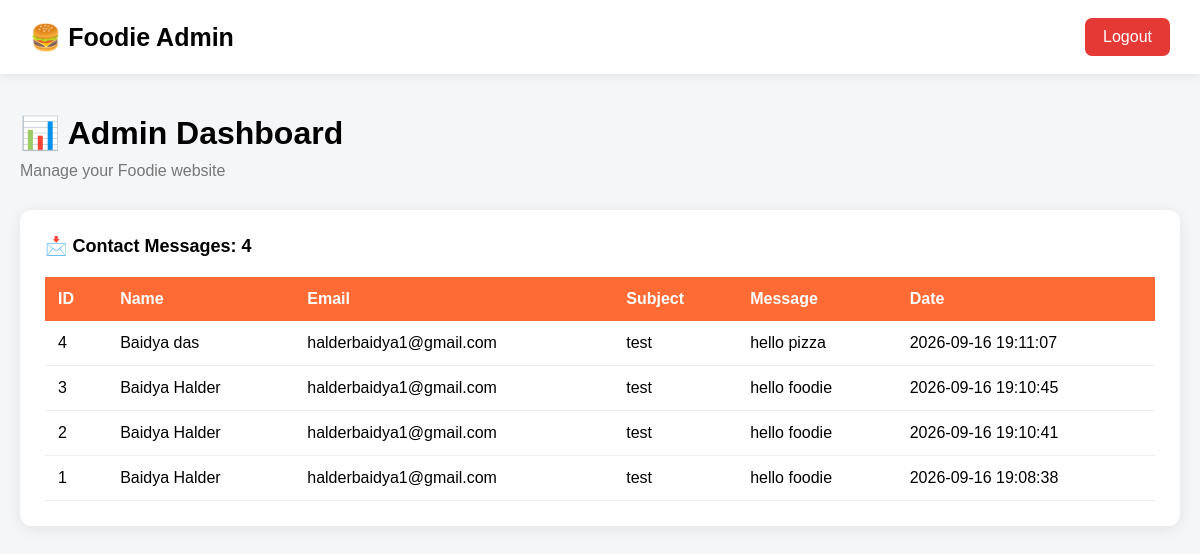
The app's page /admin/dashboard (signed in), older data.
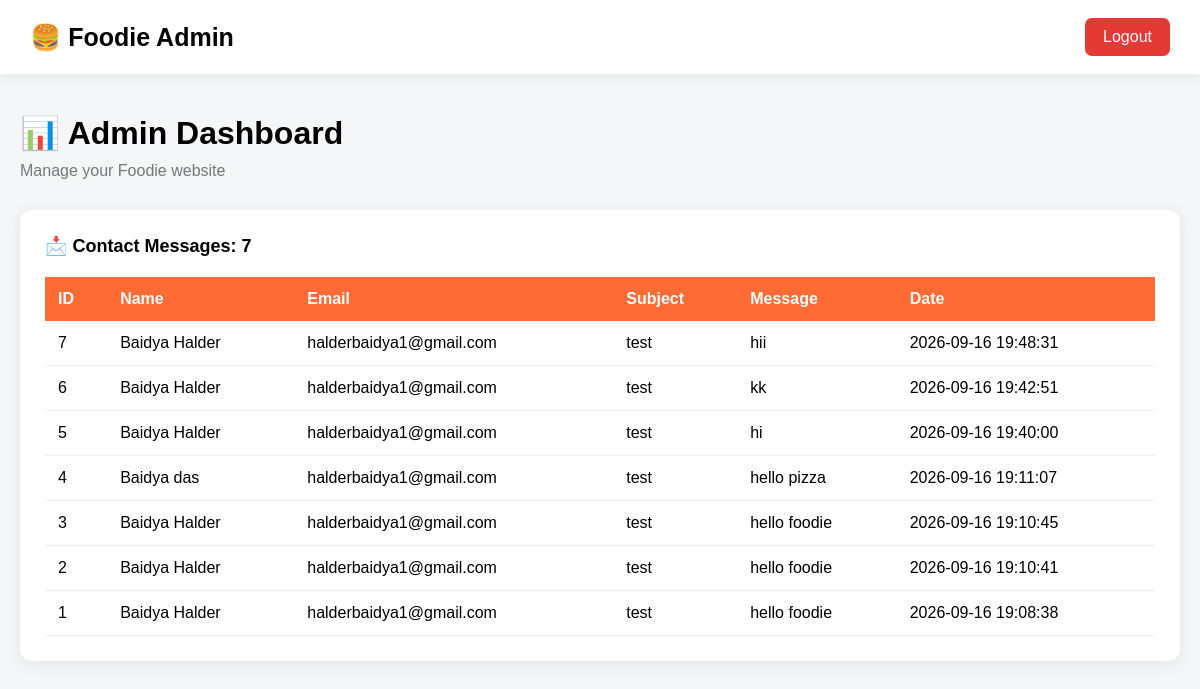
The same page, newer data.
### tables this page shows
CREATE TABLE contact_messages (
            id INTEGER PRIMARY KEY AUTOINCREMENT,
            name TEXT NOT NULL,
            email TEXT NOT NULL,
            subject TEXT NOT NULL,
            message TEXT NOT NULL,
            message_date TEXT NOT NULL
        );

### app.py (the view)
@app.route("/admin/dashboard")
def admin_dashboard():
    if not session.get("admin_logged_in"):
        return redirect(url_for("admin_login"))
    connection = get_db_connection()
    messages = connection.execute(
        "SELECT * FROM contact_messages ORDER BY id DESC"
    ).fetchall()
    connection.close()
    return render_template(
        "admin-dashboard.html",
        messages=messages
    )

### app.py (called while the page is built)
def get_db_connection():
    connection = sqlite3.connect(DATABASE)
    connection.row_factory = sqlite3.Row
    return connection

### templates/admin-dashboard.html (shortened to what this page needs)
<!DOCTYPE html>
<html lang="en">
<head>
</head>
<body>
    <header>
        <div class="logo">
            🍔 Foodie Admin
        </div>
        <a
            href="{{ url_for('admin_logout') }}"
            class="logout"
        >
            Logout
        </a>
    </header>
    <div class="container">
        <h1>
            📊 Admin Dashboard
        </h1>
        <p class="subtitle">
            Manage your Foodie website
        </p>
        <div class="card">
            <div class="count">
                📩 Contact Messages:
                {{ messages|length }}
            </div>
            {% if messages %}
            <table>
                <thead>
                    <tr>
                        <th>ID</th>
                        <th>Name</th>
                        <th>Email</th>
                        <th>Subject</th>
                        <th>Message</th>
                        <th>Date</th>
                    </tr>
                </thead>
                <tbody>
                    {% for message in messages %}
                    <tr>
                        <td>
                            {{ message["id"] }}
                        </td>
                        <td>
                            {{ message["name"] }}
                        </td>
                        <td>
                            {{ message["email"] }}
                        </td>
                        <td>
                            {{ message["subject"] }}
                        </td>
                        <td class="message">
                            {{ message["message"] }}
                        </td>
                        <td>
                            {{ message["message_date"] }}
                        </td>
                    </tr>
                    {% endfor %}
                </tbody>
            </table>
            {% else %}
            <div class="empty">
                📭 No messages yet.
            </div>
            {% endif %}
        </div>
    </div>
</body>
</html>

Row changes from the older to the newer data that the page shows:
added contact_messages: id "7", name "Baidya Halder", email "halderbaidya1@gmail.com", subject "test", message "hii", message_date "2026-09-16 19:48:31"
added contact_messages: id "6", name "Baidya Halder", email "halderbaidya1@gmail.com", subject "test", message "kk", message_date "2026-09-16 19:42:51"
added contact_messages: id "5", name "Baidya Halder", email "halderbaidya1@gmail.com", subject "test", message "hi", message_date "2026-09-16 19:40:00"
Text that changed along with them:
{{ messages|length }}: "4" → "7"
